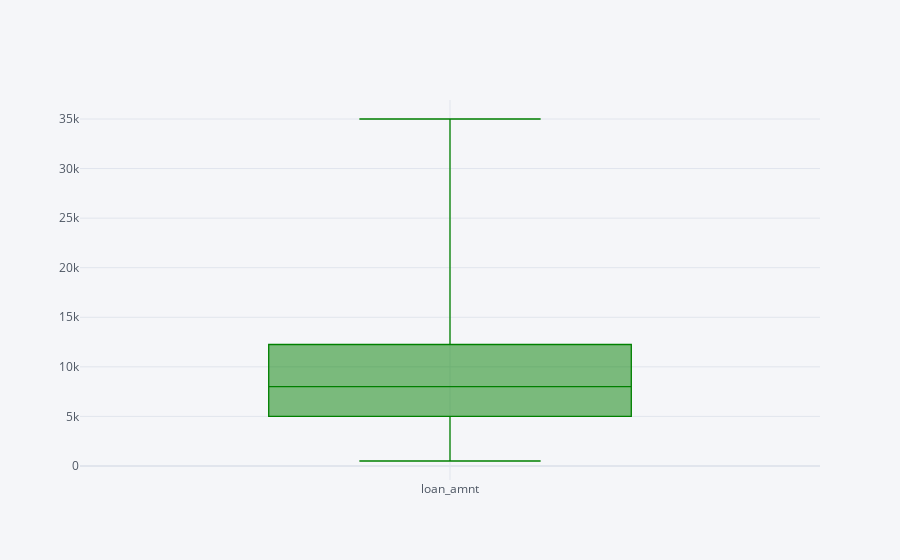

Notebook source saved alongside this figure:
### Code cell
cr_loan_clean['loan_amnt'].iplot(kind='box',bins=10,color='green')

### Figure 1 — Plotly figure (JSON) as saved in the notebook; plotly's stock layout.template omitted (floating-point values rounded to 4 significant figures; data arrays with more than 128 entries replaced by an {"elided": "..."} marker saying what was removed)
{"data": [{"boxpoints": false, "line": {"width": 1.3}, "marker": {"color": "rgba(0, 128, 0, 1.0)"}, "name": "loan_amnt", "orientation": "v", "type": "box", "y": {"elided": "29459 int values"}}], "layout": {"legend": {"bgcolor": "#F5F6F9", "font": {"color": "#4D5663"}}, "paper_bgcolor": "#F5F6F9", "plot_bgcolor": "#F5F6F9", "title": {"font": {"color": "#4D5663"}}, "xaxis": {"gridcolor": "#E1E5ED", "showgrid": true, "tickfont": {"color": "#4D5663"}, "title": {"font": {"color": "#4D5663"}, "text": ""}, "zerolinecolor": "#E1E5ED"}, "yaxis": {"gridcolor": "#E1E5ED", "showgrid": true, "tickfont": {"color": "#4D5663"}, "title": {"font": {"color": "#4D5663"}, "text": ""}, "zerolinecolor": "#E1E5ED"}}}
